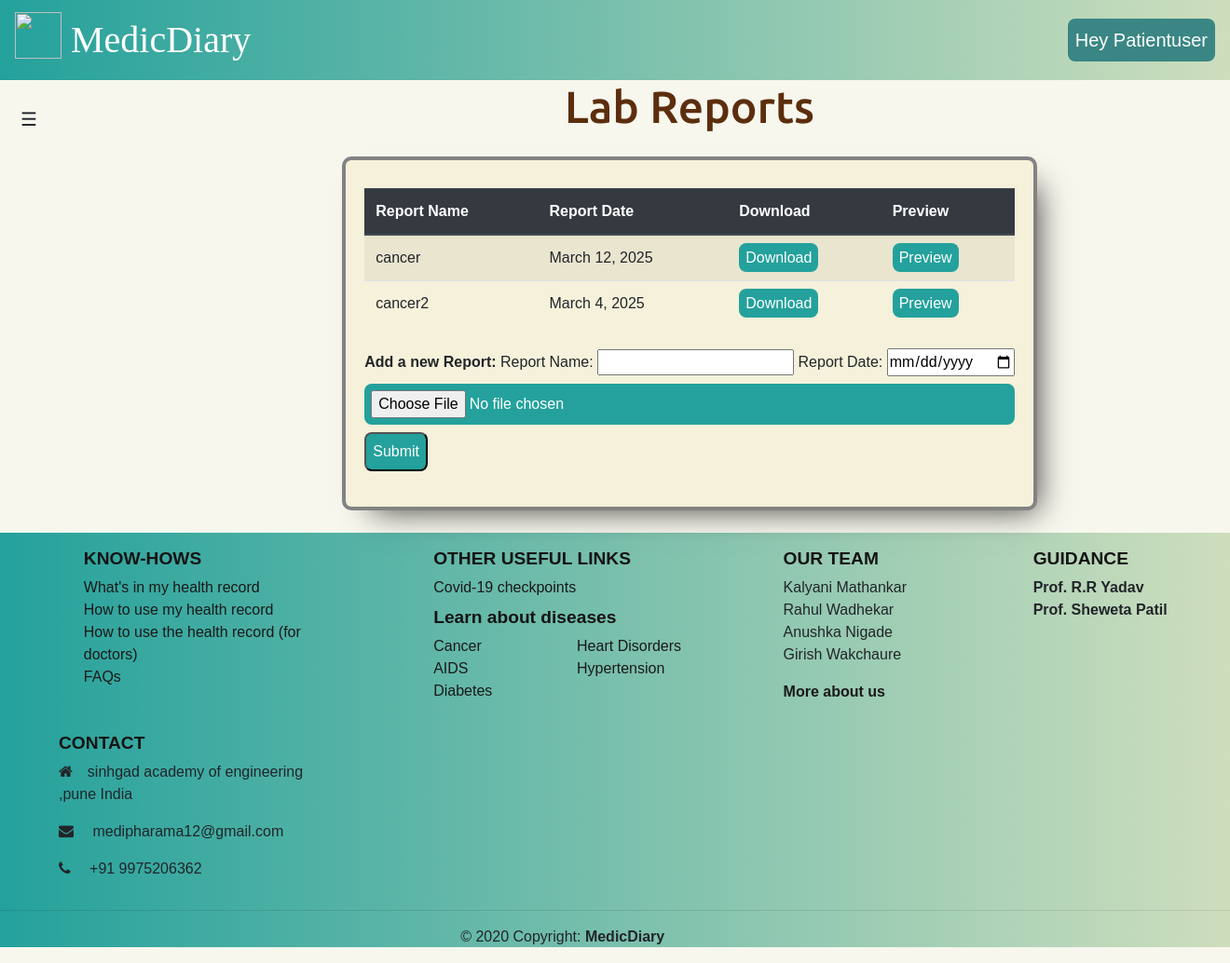
The app's page /LabReports/ (signed in) with its own data.
### patient/models.py (models this page shows)
class LabReports(models.Model):
    patientl = models.ForeignKey(settings.AUTH_USER_MODEL, on_delete=models.CASCADE)
    report_name = models.CharField(max_length=100, blank=False)
    report_date = models.DateField()
    upload_date = models.DateField(auto_now=True)
    labreportfile = models.FileField( upload_to = 'lab_reports')

### patient/views.py (the view)
# urls.py: path('LabReports/', views.labreports, name='labreports'),
@login_required
def labreports(request):
    all_lab=LabReports.objects.filter(patientl=request.user)
    print(request.user.id)
    return render(request, 'patient/labreports.html',{"reports":all_lab})

### patient/templates/patient/labreports.html (shortened to what this page needs)
{% extends 'patient/base.html' %}
{% load static %}
{% block patient_base %}
<div class="container" id="main-content" style="margin-left: 170px;">
    <h1 style="font-family:'Ubuntu';font-size: 3rem;text-align: center; color: rgb(92, 46, 13); ">Lab Reports</h1>
    <div class="row my-4" >
        <div class="col" >
            <div style="width:fit-content; margin:auto; padding: 30px 20px; border-radius: 10px; border: solid 4px #838383;
            background-color: #f5f1da; box-shadow:  1em 1em 2em -1em rgba(0,0,0,0.75);">
            <table class="table table-striped">
                <thead class="thead-dark">
                    <tr>
                        <th>Report Name</th>
                        <th>Report Date</th>
                        <th>Download</th>
                        <th>Preview</th>
                    </tr>
                </thead>
                <tbody>
                    {%for report in reports%}
                    <tr>
                        <td>{{report.report_name}}</td>
                        <td>{{report.report_date}}</td>
                        <td><a class="prev-download-btn" href="{{report.labreportfile.url}}" download>Download</a></td>
                        <td><a class="prev-download-btn" href="{{report.labreportfile.url}}" target="_blank" >Preview</a></td>
                    </tr>
                    {%endfor%}
                </tbody>
            </table>
            <form method="POST" action="{% url 'patient:addLabReports' %}" enctype="multipart/form-data">
                <div>
                    <label><b>Add a new Report: </b></label>
                    <label>Report Name:</label>
                    <input type="text"  id="" name="report_name">
                    <label>Report Date:</label>
                    <input type="date"class="my-2 mx-auto" placeholder="Date"  id="" name="report_date">
                    <input class="prev-download-btn form-control-file"type="file" name="file"/>
                    <input class="prev-download-btn my-2" type="submit"/>
                </div>
            </form>
            </div>
        </div>
    </div>
</div>
{% endblock %}

### patient/templates/patient/base.html (shortened to what this page needs)
{% load static %}
<!doctype html>
<html lang="en">
<head>
	<link rel="stylesheet" href="https://stackpath.bootstrapcdn.com/bootstrap/4.5.2/css/bootstrap.min.css">
    <link rel="stylesheet" href="{% static 'patient/css_files/style.css' %}">
	<link rel="stylesheet" href="https://maxcdn.bootstrapcdn.com/font-awesome/4.7.0/css/font-awesome.min.css"/>
	<link href="https://unpkg.com/aos@2.3.1/dist/aos.css" rel="stylesheet">
</head>
<body style="background: #f7f7ee">
	<nav class="navbar navbar-expand-lg navbar-light nav-bg" id="navstyle" >
		<a class="navbar-brand" href="{% url 'centralapp:mainpage' %}" style="font-family: Cinzel; font-size: 40px !important; color: white;" >
			<img src="{% static 'patient/Images/icon.png' %}" width="50" height="50" class="d-inline-block align-top" alt="" loading="lazy">
			MedicDiary
		</a>
		<div class="collapse navbar-collapse" id="navbarSupportedContent" style="font-size:20px; ">
			<ul class="navbar-nav ml-auto">
				{% if user.is_authenticated %}
				<li class="nav-item dropdown">
						<a class="nav-link" style="background:#3a8684;color:white;border-radius: 8px;" id="navbarDropdown" role="button" data-toggle="dropdown" aria-haspopup="true"
							aria-expanded="false">
							Hey {{request.user.username|title }}</a>
				</li>
				{% endif %}
			</ul>
		</div>
	</nav>
	{% with 'create_patientprofile patientvitals_input patientRegister' as list%}
		{% if request.resolver_match.url_name not in list.split %}
    <div id="sidebar" >
        <div class="toggle-btn" onclick="toggleSideBar()">
            <span style='font-size:20px;'>&#9776;</span>
        </div>
	</div>
	{% endif %}
	{% endwith %}
  {% block patient_base %}
  {% endblock %}
	<footer class="page-footer footer font-small mdb-color" style="background:linear-gradient(90deg, #24a19c,#cedebd);">
			<div class="row text-center ml-5 text-md-left ">
				<div class="col-md-3 col-lg-3 col-xl-3 mx-auto mt-3 footer-style">
					<h6 class="text-uppercase mb-2 " >Know-hows</h6>
					<p>
						<a href="{% url 'centralapp:Inside_health_records' %}" class="useful_links">What's in my health record</a><br>
						<a href="{% url 'centralapp:patients_how_to_use' %}" class="useful_links">How to use my health record</a><br>
						<a href="{% url 'centralapp:doc_how_to_use' %}" class="useful_links">How to use the health record (for doctors)</a><br>
						<a href="{% url 'centralapp:FAQS' %}" class="useful_links">FAQs</a><br>
					</p>
				</div>
				<div class="col-md-3 col-lg-3 col-xl-3 mx-auto mt-3 footer-style">
					<h6 class="text-uppercase mb-2 font-weight-bold" > Other useful links</h6>
					<div class="no-bullet-list two-column-list">
						<a href="{% url 'centralapp:Covid_19' %}" class="useful_links">Covid-19 checkpoints</a><br>
						<h6 class="mt-2 font-weight-bold">Learn about diseases</h6>
						<ul>
						<li><a href="{% url 'centralapp:Cancer' %}" class="useful_links">Cancer</a><br></li>
						<li><a href="{% url 'centralapp:Aids' %}" class="useful_links">AIDS</a><br></li>
						<li><a href="{% url 'centralapp:Diabetes' %}" class="useful_links">Diabetes</a><br></li>
						<li><a href="{% url 'centralapp:Heart_disorder' %}" class="useful_links">Heart Disorders</a><br></li>
						<li><a href="{% url 'centralapp:Hypertension' %}" class="useful_links">Hypertension</a><br></li>
						</ul>
						</div>
				</div>
				<div class="col-md-2 col-lg-2 col-xl-2 mx-auto mt-3 no-bullet-list footer-style">
					<h6 class="text-uppercase mb-2 font-weight-bold">Our Team</h6>
					<ul>
						<li>Kalyani Mathankar<br></li>
						<li>Rahul Wadhekar<br></li>
						<li>Anushka Nigade<br></li>
						<li>Girish Wakchaure</li>
						</ul>
						<a href="{% url 'centralapp:About_us' %}" class="useful_links" style="font-weight:bold">More about us</a>
				</div>
				<div class="col-md-2 col-lg-2 col-xl-2 mx-auto mt-3 no-bullet-list footer-style">
					<h6 class="text-uppercase mb-2 font-weight-bold">Guidance</h6>
					<ul>
						<li class="font-weight-bold">Prof. R.R Yadav<br></li>
						<li class="font-weight-bold">Prof. Sheweta Patil<br></li>
						</ul>
				</div>
				<div class="col-md-3 col-lg-3 col-xl-3 mt-3 footer-style">
					<h6 class="text-uppercase mb-2 font-weight-bold ">Contact</h6>
                    <p>
                        <i class="fa fa-home mr-3"></i>sinhgad academy of engineering ,pune India
                    </p>
                    <p>
                        <i class="fa fa-envelope mr-3 "></i> medipharama12@gmail.com
                    </p>
                    <p>
                        <i class="fa fa-phone mr-3"></i> +91 9975206362
                    </p>
				</div>
			</div>
			<hr>
			<div class="row d-flex align-items-center footer-style">
				<div class="col-md-11 col-lg-11">
					<p class="text-center">© 2020 Copyright:
						<strong> MedicDiary</strong>
					</p>
				</div>
			</div>
	</footer>
</body>
</html>

### patient/static/patient/css_files/style.css (style rules this page uses)
* { margin: 0px; padding: 0px; font-family: sans-serif; }
#navstyle { background-color: #24a19c; color: #FFFFF0; background-image: linear-gradient(90deg, #24a19c 0%, #cedebd 100%); }
#sidebar { position: absolute; top:88px; width: 200px; height: 100vh; background: #24a19c; left: -200px; transition: all 300ms linear; }
#sidebar .toggle-btn { position: absolute; left: 210px; top: 20px; cursor: pointer; padding: 5px 12px; }
#main-content { transition: all 0.4s linear; width: "100%"; margin: auto 170px auto 3fr; }
.footer-style h6 { font-weight: 700; font-size: 1.2em; color: rgb(20, 20, 20); }
.footer-style a { padding: 10px 0; font-weight: 500; color: rgb(26, 25, 25); }
.no-bullet-list ul li { list-style: none; }
.two-column-list ul { list-style-type: none; columns: 2; -webkit-columns: 2; -moz-columns: 2; }
.useful_links { color: rgb(59, 59, 59); text-decoration: none; }
.prev-download-btn { padding: 7px; background: #24a19c; color:white; border-radius: 8px; }

### records on screen
LabReports: report_name "cancer", report_date "March 12, 2025"
LabReports: report_name "cancer2", report_date "March 4, 2025"

### other values on screen
{{ request.user.username|title }} "Patientuser"
